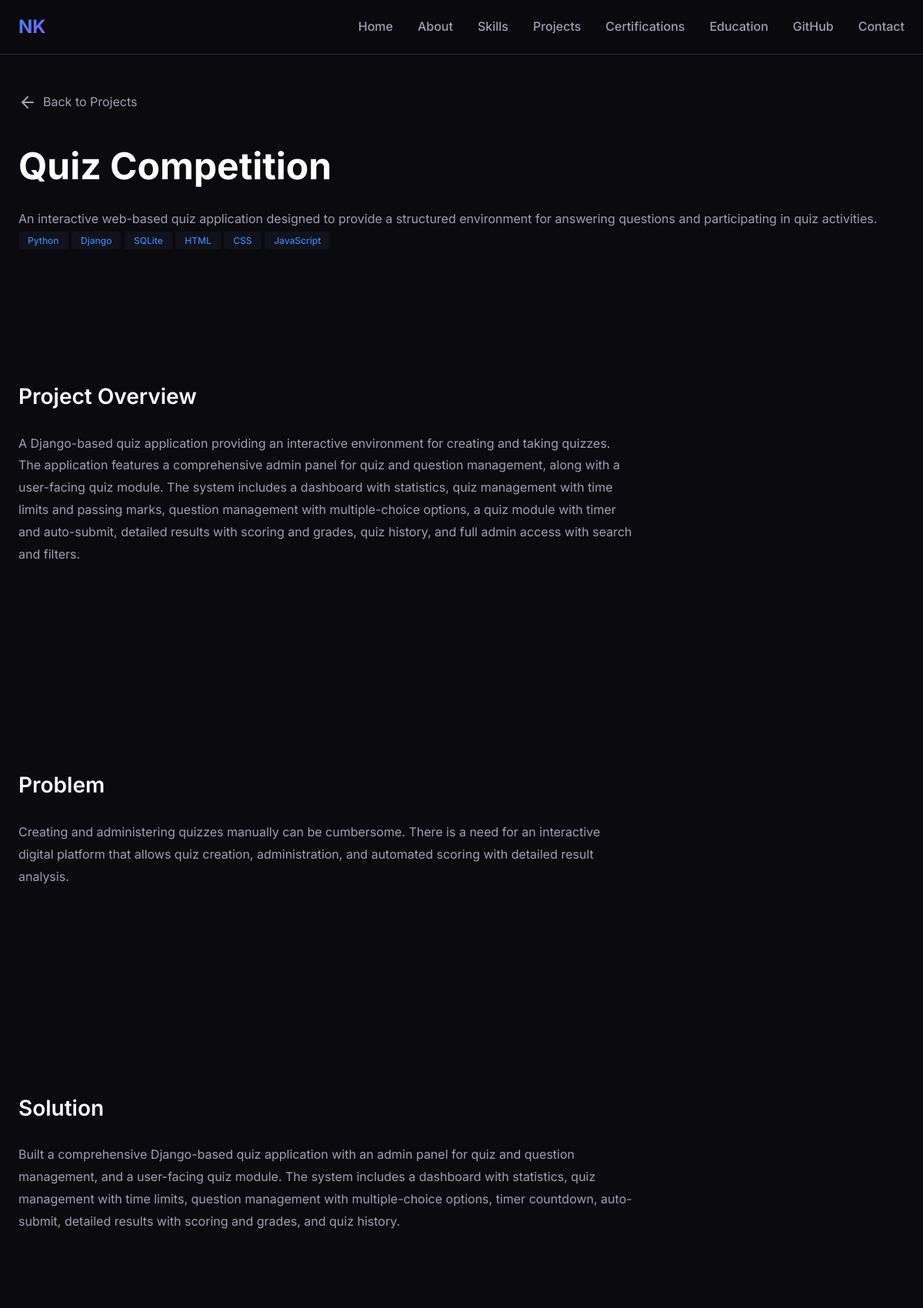
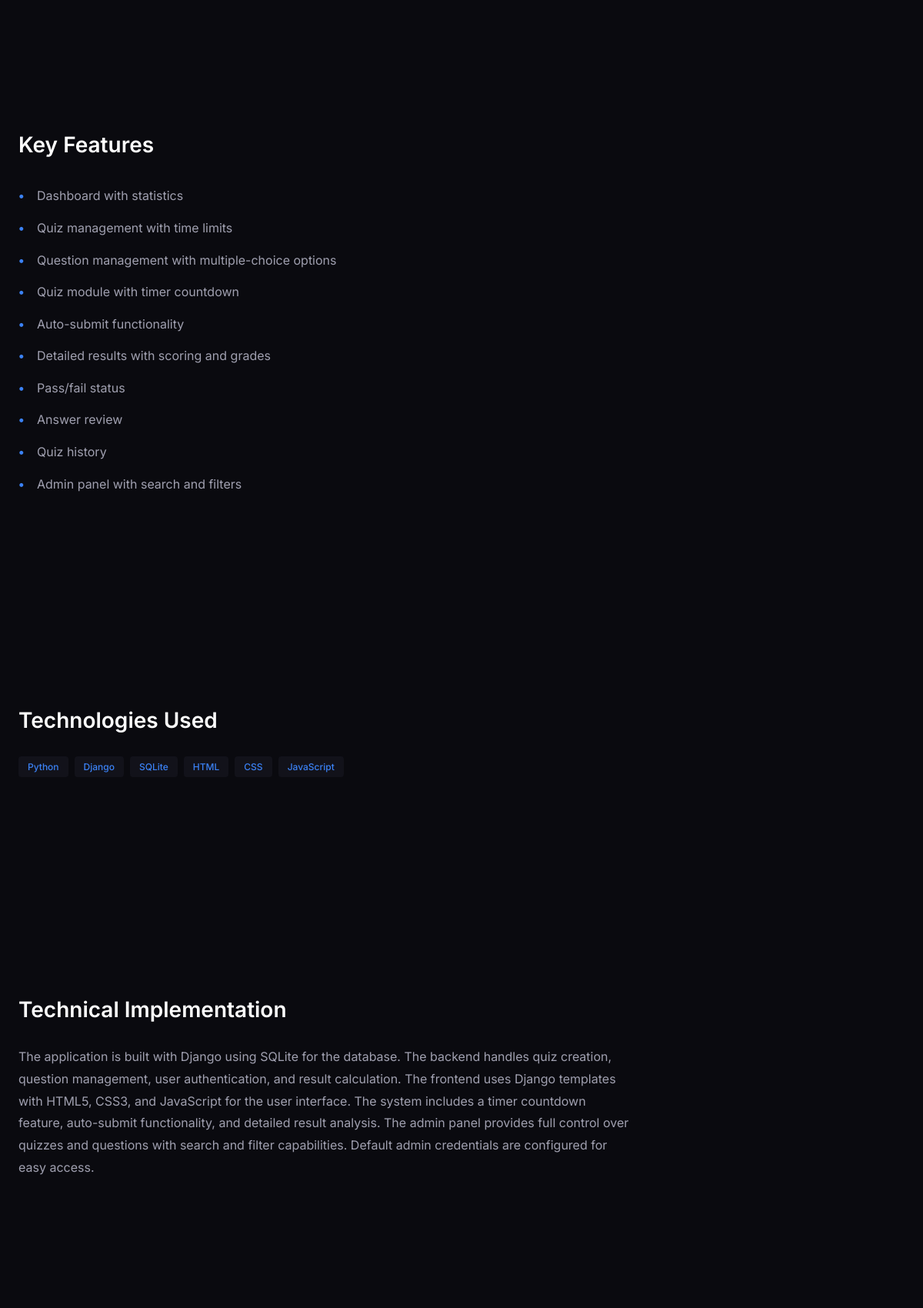
/project/quiz-competition/ (upper part), run on the app's committed database (2 pictures, top to bottom).
### core/models.py (models this page shows, shortened)
class Project(models.Model):
    title = models.CharField(max_length=200)
    slug = models.SlugField(unique=True, blank=True)
    description = models.TextField()
    detailed_description = models.TextField(blank=True)
    technologies = models.CharField(max_length=500, help_text="Comma-separated list of technologies")
    features = models.TextField(blank=True, help_text="Comma-separated list of key features")
    github_repository = models.CharField(max_length=200, blank=True, help_text="GitHub repository name (e.g., e_learning_site)")
    github_url = models.URLField(blank=True, null=True)
    live_url = models.URLField(blank=True, null=True)
    image = models.ImageField(upload_to='projects/', blank=True, null=True)
    featured = models.BooleanField(default=False)
    order = models.IntegerField(default=0)
    created_at = models.DateTimeField(auto_now_add=True)
    updated_at = models.DateTimeField(auto_now=True)
    class Meta:
        ordering = ['-featured', 'order', '-created_at']
    def get_technologies_list(self):
        return [tech.strip() for tech in self.technologies.split(',') if tech.strip()]
    def get_features_list(self):
        return [feature.strip() for feature in self.features.split(',') if feature.strip()]

### core/views.py (the view)
# urls.py: path('project/<slug:slug>/', views.project_detail, name='project_detail'),
def project_detail(request, slug):
    project = get_object_or_404(Project, slug=slug)
    if project.github_repository and not project.github_url:
        github_username = getattr(settings, 'GITHUB_USERNAME', '')
        if github_username:
            project.github_url = f'https://github.com/{github_username}/{project.github_repository}'
    context = {
        'project': project,
        'github_url': getattr(settings, 'GITHUB_URL', ''),
        'github_username': getattr(settings, 'GITHUB_USERNAME', ''),
        'linkedin_url': getattr(settings, 'LINKEDIN_URL', ''),
        'contact_email': getattr(settings, 'CONTACT_EMAIL', ''),
    }
    return render(request, 'project_detail.html', context)

### core/context_processors.py (called while the page is built)
def social_links(request):
    return {
        'github_url': getattr(settings, 'GITHUB_URL', ''),
        'github_username': getattr(settings, 'GITHUB_USERNAME', ''),
        'linkedin_url': getattr(settings, 'LINKEDIN_URL', ''),
        'contact_email': getattr(settings, 'CONTACT_EMAIL', ''),
    }

### templates/project_detail.html (shortened to what this page needs)
{% extends 'base.html' %}
{% block content %}
<section class="project-detail-section">
    <div class="container">
        <a href="#projects" class="back-link" onclick="goBackToProjects(event)">
            <i data-lucide="arrow-left"></i> Back to Projects
        </a>
        <div class="project-detail-header">
            <h1 class="project-detail-title">{{ project.title }}</h1>
            <p class="project-detail-description">{{ project.description }}</p>
            <div class="project-detail-technologies">
                {% for tech in project.get_technologies_list %}
                <span class="tech-tag">{{ tech }}</span>
                {% endfor %}
            </div>
        </div>
        <div class="project-detail-content">
            <div class="project-detail-section">
                <h2>Project Overview</h2>
                <p>{{ project.detailed_description|default:project.description }}</p>
            </div>
            <div class="project-detail-section">
                <h2>Problem</h2>
                {% if project.title == 'E-Learning Platform' %}
                <p>Managing courses, learning materials and user access across separate systems can make online learning difficult to organize.</p>
                {% elif project.title == 'Malware Intelligence Using CSV Files' %}
                <p>Identifying potentially malicious applications can involve analyzing a large number of application-related features. Manual analysis can be difficult to scale, creating an opportunity to explore machine-learning-based classification.</p>
                {% elif project.title == 'Library Management System' %}
                <p>Managing library information manually or through disconnected records can be inefficient. Librarians need a digital system to organize books, track inventory, and manage library operations efficiently.</p>
                {% elif project.title == 'Student Management System' %}
                <p>Manually maintaining student information and grades can be time-consuming and error-prone. Educational institutions need a structured digital solution to organize student records and track academic performance.</p>
                {% elif project.title == 'Quiz Competition' %}
                <p>Creating and administering quizzes manually can be cumbersome. There is a need for an interactive digital platform that allows quiz creation, administration, and automated scoring with detailed result analysis.</p>
                {% else %}
                <p>This project addresses the need for efficient and practical solutions in its domain. The implementation focuses on solving real-world challenges through systematic development and testing.</p>
                {% endif %}
            </div>
            <div class="project-detail-section">
                <h2>Solution</h2>
                {% if project.title == 'E-Learning Platform' %}
                <p>A centralized web application for managing and accessing learning content through a structured learning platform.</p>
                {% elif project.title == 'Library Management System' %}
                <p>Built a Django-based web application with a library_project app to manage library information. The system uses SQLite for database storage, includes a books folder for book-related data, and provides a structured interface through templates and static files for working with library records.</p>
                {% elif project.title == 'Quiz Competition' %}
                <p>Built a comprehensive Django-based quiz application with an admin panel for quiz and question management, and a user-facing quiz module. The system includes a dashboard with statistics, quiz management with time limits, question management with multiple-choice options, timer countdown, auto-submit, detailed results with scoring and grades, and quiz history.</p>
                {% else %}
                <p>The application provides a comprehensive solution through well-architected code, user-friendly interfaces, and robust functionality. The approach emphasizes maintainability and scalability.</p>
                {% endif %}
            </div>
            <div class="project-detail-section">
                <h2>Key Features</h2>
                <ul class="project-features-list">
                    {% for feature in project.get_features_list %}
                    <li>{{ feature }}</li>
                    {% empty %}
                    <li>Features will be updated soon.</li>
                    {% endfor %}
                </ul>
            </div>
            <div class="project-detail-section">
                <h2>Technologies Used</h2>
                <div class="project-technologies">
                    {% for tech in project.get_technologies_list %}
                    <span class="tech-tag">{{ tech }}</span>
                    {% endfor %}
                </div>
            </div>
            <div class="project-detail-section">
                <h2>Technical Implementation</h2>
                {% if project.title == 'E-Learning Platform' %}
                <p>The project uses Django with multiple apps (learnapp, learnproject, secondapp) to handle different aspects of the learning system. The backend uses SQLite for data persistence. The frontend is built with Django templates, HTML5, CSS3, and JavaScript. Static files are managed through the static directory, and course files are stored in the media/course_files directory. The application follows Django's MVT (Model-View-Template) architecture for organized code structure.</p>
                {% elif project.title == 'Quiz Competition' %}
                <p>The application is built with Django using SQLite for the database. The backend handles quiz creation, question management, user authentication, and result calculation. The frontend uses Django templates with HTML5, CSS3, and JavaScript for the user interface. The system includes a timer countdown feature, auto-submit functionality, and detailed result analysis. The admin panel provides full control over quizzes and questions with search and filter capabilities. Default admin credentials are configured for easy access.</p>
                {% else %}
                <p>The application follows a structured architecture with proper separation of concerns. Backend logic handles data processing and business rules, while the frontend provides an intuitive user interface. Database integration ensures efficient data storage and retrieval.</p>
                {% endif %}
            </div>
            <div class="project-detail-section">
            </div>
        </div>
    </div>
</section>
{% endblock %}

### static/css/style.css (style rules this page uses)
:root { --bg-primary: #0a0a0f; --bg-secondary: #12121a; --bg-tertiary: #1a1a25; --text-primary: #ffffff; --text-secondary: #a0a0b0; --text-muted: #6b6b7b; --accent-primary: #3b82f6; --accent-secondary: #8b5cf6; --accent-gradient: linear-gradient(135deg, #3b82f6 0%, #8b5cf6 100%); --border-color: #2a2a35; --success: #10b981; --error: #ef4444; --shadow-sm: 0 2px 4px rgba(0, 0, 0, 0.3); --shadow-md: 0 4px 6px rgba(0, 0, 0, 0.4); --shadow-lg: 0 10px 25px rgba(0, 0, 0, 0.5); --transition: all 0.3s ease; --font-family: 'Inter', -apple-system, BlinkMacSystemFont, 'Segoe UI', Roboto, sans-serif; --spacing-unit: 8px; }
* { margin: 0; padding: 0; box-sizing: border-box; }
html { scroll-behavior: smooth; }
body { font-family: var(--font-family); background-color: var(--bg-primary); color: var(--text-primary); line-height: 1.6; overflow-x: hidden; }
a { color: var(--accent-primary); text-decoration: none; transition: var(--transition); }
ul { list-style: none; }
.container { max-width: 1200px; margin: 0 auto; padding: 0 24px; }
.project-technologies { display: flex; flex-wrap: wrap; gap: 8px; margin-bottom: 16px; }
.tech-tag { padding: 4px 12px; background-color: var(--bg-secondary); border-radius: 4px; font-size: 12px; font-weight: 500; color: var(--accent-primary); }
.project-detail-section { padding: 120px 0 96px; }
.back-link { display: inline-flex; align-items: center; gap: 8px; color: var(--text-secondary); margin-bottom: 32px; transition: var(--transition); }
.project-detail-header { margin-bottom: 48px; }
.project-detail-title { font-size: 48px; font-weight: 700; margin-bottom: 16px; }
.project-detail-description { font-size: 20px; color: var(--text-secondary); line-height: 1.6; }
.project-detail-content { max-width: 800px; }
.project-detail-section { margin-bottom: 48px; }
.project-detail-section h2 { font-size: 28px; font-weight: 600; margin-bottom: 24px; }
.project-detail-section p { color: var(--text-secondary); line-height: 1.8; font-size: 16px; }
.project-features-list { list-style: none; padding-left: 0; }
.project-features-list li { color: var(--text-secondary); padding: 8px 0; padding-left: 24px; position: relative; }
.project-features-list li::before { content: '•'; position: absolute; left: 0; color: var(--accent-primary); font-weight: bold; }

### data on the page
Project: title "Quiz Competition", description "An interactive web-based quiz application designed to provide a structured environment for answering questions and participating in quiz activities.", detailed_description "A Django-based quiz application providing an interactive environment for creating and taking quizzes. The application features a comprehensive admin panel for quiz and question management, along with a user-facing quiz module. The system includes a dashboard with statistics, quiz management with time limits and passing marks, question management with multiple-choice options, a quiz module with timer and auto-submit, detailed results with scoring and grades, quiz history, and full admin access with search and filters."

### other printed values
{{ tech }} "Python" "Django" "SQLite" "HTML" "CSS" "JavaScript"
{{ feature }} "Dashboard with statistics" "Quiz management with time limits" "Question management with multiple-choice options" "Quiz module with timer countdown" "Auto-submit functionality" "Detailed results with scoring and grades" "Pass/fail status" "Answer review" "Quiz history" "Admin panel with search and filters"
